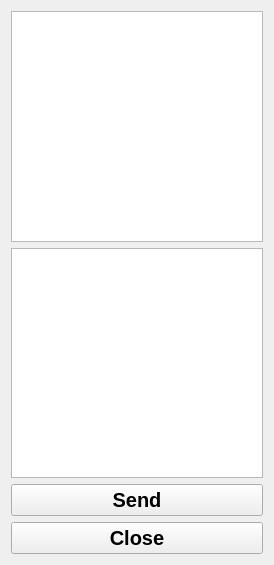
<?xml version="1.0" encoding="UTF-8"?>
<ui version="4.0">
 <class>ServerWidget</class>
 <widget class="QWidget" name="ServerWidget">
  <property name="enabled">
   <bool>true</bool>
  </property>
  <property name="geometry">
   <rect>
    <x>0</x>
    <y>0</y>
    <width>274</width>
    <height>565</height>
   </rect>
  </property>
  <property name="font">
   <font>
    <pointsize>15</pointsize>
    <weight>75</weight>
    <bold>true</bold>
   </font>
  </property>
  <property name="windowTitle">
   <string>ServerWidget</string>
  </property>
  <property name="windowIcon">
   <iconset>
    <normaloff>:/images/server-icon.jpg</normaloff>:/images/server-icon.jpg</iconset>
  </property>
  <layout class="QGridLayout" name="gridLayout">
   <item row="0" column="1" colspan="3">
    <widget class="QTextEdit" name="textEditReceive">
     <property name="readOnly">
      <bool>true</bool>
     </property>
    </widget>
   </item>
   <item row="1" column="1" colspan="3">
    <widget class="QTextEdit" name="textEditSend"/>
   </item>
   <item row="3" column="1" colspan="3">
    <widget class="QPushButton" name="buttonClose">
     <property name="text">
      <string>Close</string>
     </property>
    </widget>
   </item>
   <item row="2" column="1" colspan="3">
    <widget class="QPushButton" name="buttonSend">
     <property name="text">
      <string>Send</string>
     </property>
    </widget>
   </item>
  </layout>
 </widget>
 <layoutdefault spacing="6" margin="11"/>
 <resources/>
 <connections/>
</ui>
